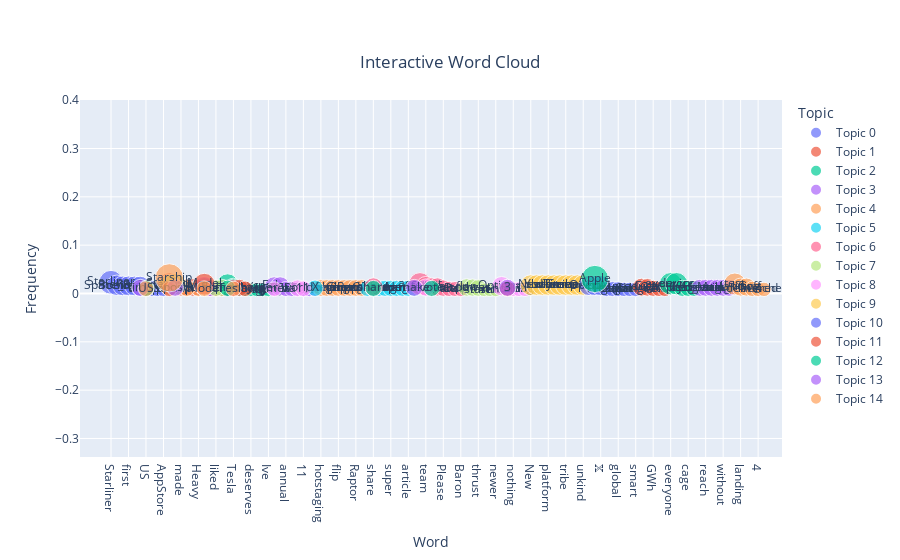

Source (notebook cell):
### Code cell
import pandas as pd
import plotly.express as px


word_freq_data_1 = word_freq_data

# Function to display related tweets for a given word
def display_related_tweets(word):
    # Add your logic here to display related tweets for the clicked word
    print(f"Related tweets for the word '{word}'")

# Plot the interactive word cloud
fig = px.scatter(word_freq_data_1, x='Word', y='Frequency', text='Word', size='Frequency', color='Topic', 
                 title='Interactive Word Cloud')
fig.update_traces(marker={'opacity': 0.5}, selector=dict(mode='markers'))
fig.update_layout(
    title={'x': 0.5, 'y': 0.9, 'xanchor': 'center', 'yanchor': 'top'},
    hoverlabel={'bgcolor': 'white', 'font_size': 16, 'font_family': 'Arial'},
    hovermode='closest'
)
fig.update_traces(textposition='middle center', selector=dict(type='scatter', mode='markers'))
fig.show()

### Figure 1 — Plotly figure (JSON) as saved in the notebook; plotly's stock layout.template omitted (floating-point values rounded to 4 significant figures)
{"data": [{"hovertemplate": "Topic=Topic 0<br>Word=%{text}<br>Frequency=%{marker.size}<extra></extra>", "legendgroup": "Topic 0", "marker": {"color": "#636efa", "size": [0.02315, 0.017, 0.0158, 0.01576, 0.01563, 0.01553, 0.01003, 0.009998, 0.008773, 0.008772], "sizemode": "area", "sizeref": 8.103e-05, "symbol": "circle"}, "mode": "markers+text", "name": "Topic 0", "orientation": "v", "showlegend": true, "text": ["Starliner", "news", "Space_Station", "first", "BoeingSpace", "time", "US", "1", "helpful", "AppStore"], "type": "scatter", "x": ["Starliner", "news", "Space_Station", "first", "BoeingSpace", "time", "US", "1", "helpful", "AppStore"], "xaxis": "x", "y": [0.02315, 0.017, 0.0158, 0.01576, 0.01563, 0.01553, 0.01003, 0.009998, 0.008773, 0.008772], "yaxis": "y"}, {"hovertemplate": "Topic=Topic 1<br>Word=%{text}<br>Frequency=%{marker.size}<extra></extra>", "legendgroup": "Topic 1", "marker": {"color": "#EF553B", "size": [0.02013, 0.01541, 0.01362, 0.01233, 0.01233, 0.01233, 0.01163, 0.00904, 0.008975, 0.00847], "sizemode": "area", "sizeref": 8.103e-05, "symbol": "circle"}, "mode": "markers+text", "name": "Topic 1", "orientation": "v", "showlegend": true, "text": ["Starship", "post", "made", "Super", "booster", "Heavy", "Model", "year", "liked", "see"], "type": "scatter", "x": ["Starship", "post", "made", "Super", "booster", "Heavy", "Model", "year", "liked", "see"], "xaxis": "x", "y": [0.02013, 0.01541, 0.01362, 0.01233, 0.01233, 0.01233, 0.01163, 0.00904, 0.008975, 0.00847], "yaxis": "y"}, {"hovertemplate": "Topic=Topic 2<br>Word=%{text}<br>Frequency=%{marker.size}<extra></extra>", "legendgroup": "Topic 2", "marker": {"color": "#00cc96", "size": [0.01859, 0.01392, 0.01306, 0.01043, 0.008746, 0.008244, 0.00764, 0.00764, 0.00764, 0.00764], "sizemode": "area", "sizeref": 8.103e-05, "symbol": "circle"}, "mode": "markers+text", "name": "Topic 2", "orientation": "v", "showlegend": true, "text": ["company", "Model", "Tesla", "US", "Supercharger", "globally", "deserves", "including", "go", "Ive"], "type": "scatter", "x": ["company", "Model", "Tesla", "US", "Supercharger", "globally", "deserves", "including", "go", "Ive"], "xaxis": "x", "y": [0.01859, 0.01392, 0.01306, 0.01043, 0.008746, 0.008244, 0.00764, 0.00764, 0.00764, 0.00764], "yaxis": "y"}, {"hovertemplate": "Topic=Topic 3<br>Word=%{text}<br>Frequency=%{marker.size}<extra></extra>", "legendgroup": "Topic 3", "marker": {"color": "#ab63fa", "size": [0.01487, 0.01487, 0.009353, 0.009221, 0.009172, 0.009097, 0.008546, 0.008122, 0.008069, 0.00806], "sizemode": "area", "sizeref": 8.103e-05, "symbol": "circle"}, "mode": "markers+text", "name": "Topic 3", "orientation": "v", "showlegend": true, "text": ["camera", "Falcon", "year", "annual", "record", "Tesla", "world", "11", "set", "X"], "type": "scatter", "x": ["camera", "Falcon", "year", "annual", "record", "Tesla", "world", "11", "set", "X"], "xaxis": "x", "y": [0.01487, 0.01487, 0.009353, 0.009221, 0.009172, 0.009097, 0.008546, 0.008122, 0.008069, 0.00806], "yaxis": "y"}, {"hovertemplate": "Topic=Topic 4<br>Word=%{text}<br>Frequency=%{marker.size}<extra></extra>", "legendgroup": "Topic 4", "marker": {"color": "#FFA15A", "size": [0.01143, 0.01143, 0.01143, 0.01143, 0.01143, 0.01143, 0.01143, 0.01143, 0.01143, 0.01143], "sizemode": "area", "sizeref": 8.103e-05, "symbol": "circle"}, "mode": "markers+text", "name": "Topic 4", "orientation": "v", "showlegend": true, "text": ["hotstaging", "Elon", "maneuver", "flip", "separation", "ChatGPT", "Heavy", "Raptor", "Super", "engine"], "type": "scatter", "x": ["hotstaging", "Elon", "maneuver", "flip", "separation", "ChatGPT", "Heavy", "Raptor", "Super", "engine"], "xaxis": "x", "y": [0.01143, 0.01143, 0.01143, 0.01143, 0.01143, 0.01143, 0.01143, 0.01143, 0.01143, 0.01143], "yaxis": "y"}, {"hovertemplate": "Topic=Topic 5<br>Word=%{text}<br>Frequency=%{marker.size}<extra></extra>", "legendgroup": "Topic 5", "marker": {"color": "#19d3f3", "size": [0.01089, 0.0106, 0.0106, 0.0106, 0.0106, 0.0106, 0.0106, 0.0106, 0.0106, 0.0106], "sizemode": "area", "sizeref": 8.103e-05, "symbol": "circle"}, "mode": "markers+text", "name": "Topic 5", "orientation": "v", "showlegend": true, "text": ["X", "problem", "share", "Trying", "data", "super", "long", "Heres", "article", "make"], "type": "scatter", "x": ["X", "problem", "share", "Trying", "data", "super", "long", "Heres", "article", "make"], "xaxis": "x", "y": [0.01089, 0.0106, 0.0106, 0.0106, 0.0106, 0.0106, 0.0106, 0.0106, 0.0106, 0.0106], "yaxis": "y"}, {"hovertemplate": "Topic=Topic 6<br>Word=%{text}<br>Frequency=%{marker.size}<extra></extra>", "legendgroup": "Topic 6", "marker": {"color": "#FF6692", "size": [0.02015, 0.01514, 0.01358, 0.01358, 0.01358, 0.01193, 0.01101, 0.009457, 0.009268, 0.008275], "sizemode": "area", "sizeref": 8.103e-05, "symbol": "circle"}, "mode": "markers+text", "name": "Topic 6", "orientation": "v", "showlegend": true, "text": ["account", "team", "vote", "Japan", "share", "Tesla", "Please", "Ashok", "AIAutopilot", "Baron"], "type": "scatter", "x": ["account", "team", "vote", "Japan", "share", "Tesla", "Please", "Ashok", "AIAutopilot", "Baron"], "xaxis": "x", "y": [0.02015, 0.01514, 0.01358, 0.01358, 0.01358, 0.01193, 0.01101, 0.009457, 0.009268, 0.008275], "yaxis": "y"}, {"hovertemplate": "Topic=Topic 7<br>Word=%{text}<br>Frequency=%{marker.size}<extra></extra>", "legendgroup": "Topic 7", "marker": {"color": "#B6E880", "size": [0.01893, 0.01766, 0.0125, 0.01222, 0.01175, 0.01138, 0.01117, 0.00758, 0.007373, 0.007315], "sizemode": "area", "sizeref": 8.103e-05, "symbol": "circle"}, "mode": "markers+text", "name": "Topic 7", "orientation": "v", "showlegend": true, "text": ["post", "Starship", "flap", "power", "see", "thrust", "liked", "started", "still", "newer"], "type": "scatter", "x": ["post", "Starship", "flap", "power", "see", "thrust", "liked", "started", "still", "newer"], "xaxis": "x", "y": [0.01893, 0.01766, 0.0125, 0.01222, 0.01175, 0.01138, 0.01117, 0.00758, 0.007373, 0.007315], "yaxis": "y"}, {"hovertemplate": "Topic=Topic 8<br>Word=%{text}<br>Frequency=%{marker.size}<extra></extra>", "legendgroup": "Topic 8", "marker": {"color": "#FF97FF", "size": [0.01528, 0.01515, 0.01232, 0.0115, 0.01111, 0.01002, 0.008986, 0.008986, 0.008986, 0.008986], "sizemode": "area", "sizeref": 8.103e-05, "symbol": "circle"}, "mode": "markers+text", "name": "Topic 8", "orientation": "v", "showlegend": true, "text": ["Model", "Optimus", "team", "3", "world", "11", "nothing", "Milan", "camera", "built"], "type": "scatter", "x": ["Model", "Optimus", "team", "3", "world", "11", "nothing", "Milan", "camera", "built"], "xaxis": "x", "y": [0.01528, 0.01515, 0.01232, 0.0115, 0.01111, 0.01002, 0.008986, 0.008986, 0.008986, 0.008986], "yaxis": "y"}, {"hovertemplate": "Topic=Topic 9<br>Word=%{text}<br>Frequency=%{marker.size}<extra></extra>", "legendgroup": "Topic 9", "marker": {"color": "#FECB52", "size": [0.01739, 0.01738, 0.01738, 0.01738, 0.01738, 0.01738, 0.01738, 0.01738, 0.01738, 0.01738], "sizemode": "area", "sizeref": 8.103e-05, "symbol": "circle"}, "mode": "markers+text", "name": "Topic 9", "orientation": "v", "showlegend": true, "text": ["New", "York", "say", "platform", "live", "Times", "tribe", "disrespectful", "Streaming", "unkind"], "type": "scatter", "x": ["New", "York", "say", "platform", "live", "Times", "tribe", "disrespectful", "Streaming", "unkind"], "xaxis": "x", "y": [0.01739, 0.01738, 0.01738, 0.01738, 0.01738, 0.01738, 0.01738, 0.01738, 0.01738, 0.01738], "yaxis": "y"}, {"hovertemplate": "Topic=Topic 10<br>Word=%{text}<br>Frequency=%{marker.size}<extra></extra>", "legendgroup": "Topic 10", "marker": {"color": "#636efa", "size": [0.01644, 0.01644, 0.01644, 0.009531, 0.009223, 0.009119, 0.008998, 0.008487, 0.008487, 0.008487], "sizemode": "area", "sizeref": 8.103e-05, "symbol": "circle"}, "mode": "markers+text", "name": "Topic 10", "orientation": "v", "showlegend": true, "text": ["OpenAI", "Apple", "𝕏", "Texas", "hand", "time", "global", "capable", "going", "smart"], "type": "scatter", "x": ["OpenAI", "Apple", "𝕏", "Texas", "hand", "time", "global", "capable", "going", "smart"], "xaxis": "x", "y": [0.01644, 0.01644, 0.01644, 0.009531, 0.009223, 0.009119, 0.008998, 0.008487, 0.008487, 0.008487], "yaxis": "y"}, {"hovertemplate": "Topic=Topic 11<br>Word=%{text}<br>Frequency=%{marker.size}<extra></extra>", "legendgroup": "Topic 11", "marker": {"color": "#EF553B", "size": [0.01922, 0.01306, 0.01269, 0.01175, 0.01064, 0.009917, 0.009804, 0.009324, 0.009197, 0.008767], "sizemode": "area", "sizeref": 8.103e-05, "symbol": "circle"}, "mode": "markers+text", "name": "Topic 11", "orientation": "v", "showlegend": true, "text": ["Model", "production", "Giga", "Supercharger", "GWh", "3", "globally", "Starship", "Congratulations", "vehicle"], "type": "scatter", "x": ["Model", "production", "Giga", "Supercharger", "GWh", "3", "globally", "Starship", "Congratulations", "vehicle"], "xaxis": "x", "y": [0.01922, 0.01306, 0.01269, 0.01175, 0.01064, 0.009917, 0.009804, 0.009324, 0.009197, 0.008767], "yaxis": "y"}, {"hovertemplate": "Topic=Topic 12<br>Word=%{text}<br>Frequency=%{marker.size}<extra></extra>", "legendgroup": "Topic 12", "marker": {"color": "#00cc96", "size": [0.0301, 0.02028, 0.02028, 0.01082, 0.01081, 0.0106, 0.01047, 0.01047, 0.01047, 0.01047], "sizemode": "area", "sizeref": 8.103e-05, "symbol": "circle"}, "mode": "markers+text", "name": "Topic 12", "orientation": "v", "showlegend": true, "text": ["Apple", "everyone", "device", "company", "US", "last", "cage", "vote", "prediction", "share"], "type": "scatter", "x": ["Apple", "everyone", "device", "company", "US", "last", "cage", "vote", "prediction", "share"], "xaxis": "x", "y": [0.0301, 0.02028, 0.02028, 0.01082, 0.01081, 0.0106, 0.01047, 0.01047, 0.01047, 0.01047], "yaxis": "y"}, {"hovertemplate": "Topic=Topic 13<br>Word=%{text}<br>Frequency=%{marker.size}<extra></extra>", "legendgroup": "Topic 13", "marker": {"color": "#ab63fa", "size": [0.01177, 0.01171, 0.01169, 0.01169, 0.01168, 0.01167, 0.01167, 0.01167, 0.01167, 0.01167], "sizemode": "area", "sizeref": 8.103e-05, "symbol": "circle"}, "mode": "markers+text", "name": "Topic 13", "orientation": "v", "showlegend": true, "text": ["3", "Cybertruck", "reach", "time", "post", "make", "getting", "steel", "without", "Megapacks"], "type": "scatter", "x": ["3", "Cybertruck", "reach", "time", "post", "make", "getting", "steel", "without", "Megapacks"], "xaxis": "x", "y": [0.01177, 0.01171, 0.01169, 0.01169, 0.01168, 0.01167, 0.01167, 0.01167, 0.01167, 0.01167], "yaxis": "y"}, {"hovertemplate": "Topic=Topic 14<br>Word=%{text}<br>Frequency=%{marker.size}<extra></extra>", "legendgroup": "Topic 14", "marker": {"color": "#FFA15A", "size": [0.03241, 0.01962, 0.01322, 0.01322, 0.01004, 0.009986, 0.00967, 0.009455, 0.008493, 0.008466], "sizemode": "area", "sizeref": 8.103e-05, "symbol": "circle"}, "mode": "markers+text", "name": "Topic 14", "orientation": "v", "showlegend": true, "text": ["Starship", "test", "landing", "liftoff", "US", "Model", "Tesla", "delivered", "4", "launched"], "type": "scatter", "x": ["Starship", "test", "landing", "liftoff", "US", "Model", "Tesla", "delivered", "4", "launched"], "xaxis": "x", "y": [0.03241, 0.01962, 0.01322, 0.01322, 0.01004, 0.009986, 0.00967, 0.009455, 0.008493, 0.008466], "yaxis": "y"}], "layout": {"autosize": true, "hoverlabel": {"bgcolor": "white", "font": {"family": "Arial", "size": 16}}, "hovermode": "closest", "legend": {"itemsizing": "constant", "title": {"text": "Topic"}, "tracegroupgap": 0}, "title": {"text": "Interactive Word Cloud", "x": 0.5, "xanchor": "center", "y": 0.9, "yanchor": "top"}, "xaxis": {"anchor": "y", "autorange": false, "domain": [0, 1], "range": [-5.317, 115.1], "title": {"text": "Word"}, "type": "category"}, "yaxis": {"anchor": "x", "autorange": false, "domain": [0, 1], "range": [-0.3383, 0.4003], "title": {"text": "Frequency"}, "type": "linear"}}}
